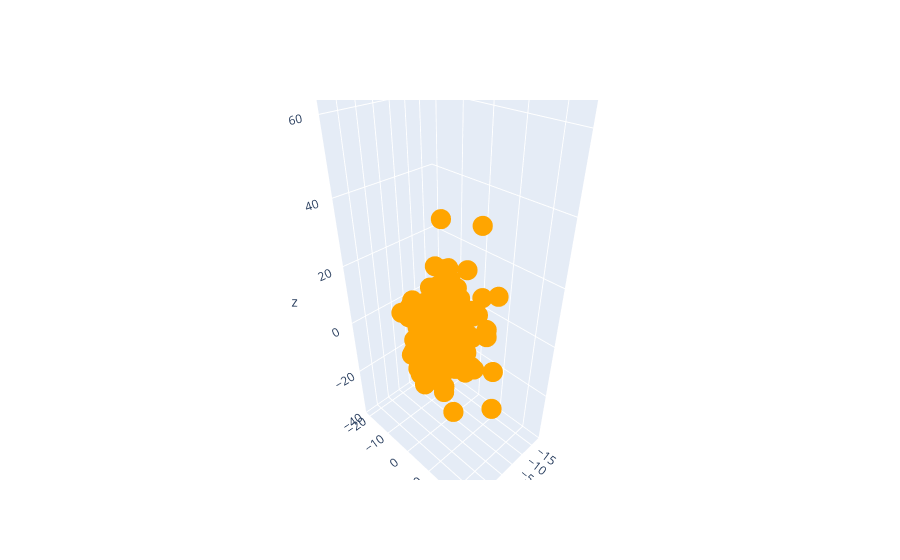

The notebook cell this image was saved under:
### Code cell
# Plot a 3D plot showing all daily returns from JPM, AAPL and UAL [External Research is required].

trace1 = go.Scatter3d(x=stocks_daily_returns['AAPL'], 
                      y=stocks_daily_returns['JPM'], 
                      z=stocks_daily_returns['UAL'],
                      mode = "markers",
                      marker = dict(size = 7, color = "orange",symbol='circle'))

data = [trace1]
layout = go.Layout(
                )
fig = go.Figure(data = data, layout = layout)
iplot(fig)

### Figure 1 — Plotly figure (JSON) as saved in the notebook; plotly's stock layout.template omitted (floating-point values rounded to 4 significant figures; data arrays with more than 128 entries replaced by an {"elided": "..."} marker saying what was removed)
{"data": [{"marker": {"color": "orange", "size": 7, "symbol": "circle"}, "mode": "markers", "type": "scatter3d", "x": {"elided": "3641 float values"}, "y": {"elided": "3641 float values"}, "z": {"elided": "3641 float values"}}], "layout": {}}
